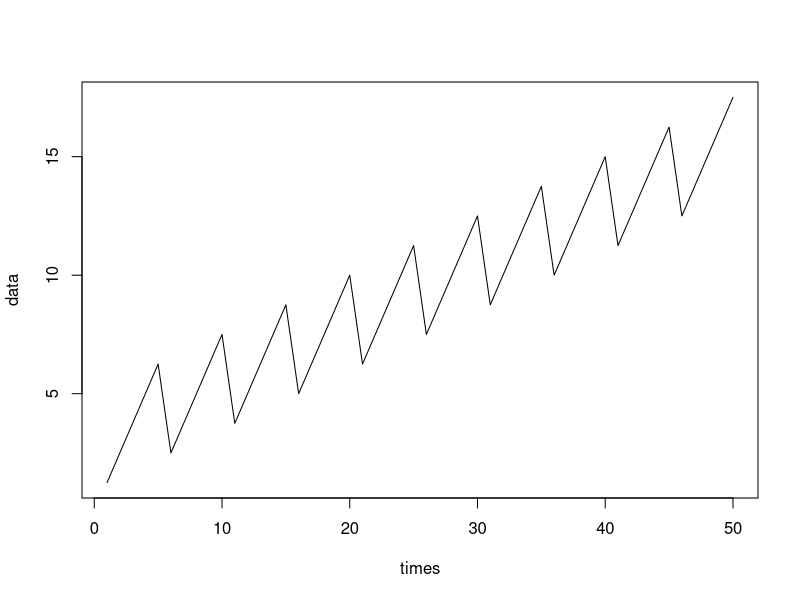

The R script that drew this image: (Note: this script raises an error after producing the figure.)
library(forecast)

#############################################

n = 50
trendSeasonalStructure = list(segments = list(c(0,1)), sKnots = list(c(1,0)))
ns = 5
seasonalStructure = list(segments = list(c(0,ns)), sKnots = c(as.list(1:(ns-1)),list(c(ns,0))))
seasons = rep(1:ns,n%/%ns+1)[1:n]
trendSeasons = rep(1, length(seasons))
times = seq_along(seasons)
data = seasons + times/4
plot(times, data, type = "l")
timeKnots = times
trendData = rep(1, n)
seasonData = rep(1, n)
trend = list(data = trendData, times = times, seasons = trendSeasons, timeKnots = timeKnots, seasonalStructure = trendSeasonalStructure, lambdas = c(1,0,0))
season = list(data = seasonData, times = times, seasons = seasons, timeKnots = timeKnots, seasonalStructure = seasonalStructure, lambdas = c(10,0,0))
predictors = list(trend, season)

rstr1 = RSTRmodel(data, predictors)

plot(rstr1)

#############################################

n = 50
trendSeasonalStructure = list(segments = list(c(0,1)), sKnots = list(c(1,0)))
ns = 5
seasonalStructure = list(segments = list(c(0,ns)), sKnots = c(as.list(1:(ns-1)),list(c(ns,0))))
seasons = rep(1:ns,n%/%ns+1)[1:n]
trendSeasons = rep(1, length(seasons))
times = seq_along(seasons)
dataOrig = seasons + times/4
data = dataOrig + rnorm(length(dataOrig), sd = 0.3)
plot(times, data, type = "l")
timeKnots = times
trendData = rep(1, n)
seasonData = rep(1, n)
trend = list(data = trendData, times = times, seasons = trendSeasons, timeKnots = timeKnots, seasonalStructure = trendSeasonalStructure, lambdas = c(1,0,0))
season = list(data = seasonData, times = times, seasons = seasons, timeKnots = timeKnots, seasonalStructure = seasonalStructure, lambdas = c(10,0,0))
predictors = list(trend, season)

rstr1 = RSTRmodel(data, predictors, confidence = c(0.8, 0.95), nMCIter = 400)
rstr2 = AutoRSTR(data, predictors, confidence = c(0.8, 0.95), nMCIter = 400, gapCV = 1, reltol = 0.0001)

plot(rstr1)
plot(rstr2)

#############################################

mydata <- read.csv("../externalTests/Seasonal_data.csv")
ts1 = ts(mydata[,2], start = c(1982,4), frequency = 12)
ts2 = window(ts1, start = c(2000,1), end = c(2009,12))
plot(ts2)

trendSeasonalStructure = list(segments = list(c(0,1)), sKnots = list(c(1,0)))
seasonalStructure = list(segments = list(c(0,12)), sKnots = list(1,2,3,4,5,6,7,8,9,10,11,c(12,0)))
seasons = as.vector(cycle(ts2))
trendSeasons = rep(1, length(ts2))
times = as.vector(time(ts2))
data = as.vector(ts2)
timeKnots = times
trendData = rep(1, length(ts2))
seasonData = rep(1, length(ts2))
trend = list(data = trendData,
             times = times,
             seasons = trendSeasons,
             timeKnots = timeKnots,
             seasonalStructure = trendSeasonalStructure,
             lambdas = c(0.1,0,0))
season = list(data = seasonData,
              times = times,
              seasons = seasons,
              timeKnots = timeKnots,
              seasonalStructure = seasonalStructure,
              lambdas = c(10,0,0))
predictors = list(trend, season)

tm = system.time({str1 = STRmodel(data, predictors)})
print(tm)
tm = system.time({str2 = RSTRmodel(data, predictors)})
print(tm)

plot(str1)
plot(str2)

outl = rep(0,length(ts2))
outl[14] = 900
outl[113] = -700
tsOutl = ts(outl, start = c(2000,1), frequency = 12)
l = length(ts2)
uptr = rep(0,l)
uptr[60:l] = (60:l)-59
tsUptr = ts(uptr, start = c(2000,1), frequency = 12)
uts1 = log(ts2) - 0.01*tsUptr
uts2 = log(ts2 + tsOutl)
uts3 = log(ts2) - 0.3*(time(ts2) >= 2005)
plot(uts1)
plot(uts2)
plot(uts3)

ustr1 = AutoSTR(as.vector(uts1), predictors, confidence = 0.95, gapCV = 12, reltol = 0.001)
urstr1 = AutoRSTR(data = as.vector(uts1), predictors = predictors, confidence = 0.95, gapCV = 12, reltol = 0.001)
plot(ustr1)
plot(urstr1)

ustr2 = AutoSTR(as.vector(uts2), predictors, confidence = 0.95, gapCV = 12, reltol = 0.001)
urstr2 = AutoRSTR(as.vector(uts2), predictors, confidence = 0.95, gapCV = 12, reltol = 0.001)
plot(ustr2)
plot(urstr2)

ustr3 = AutoSTR(as.vector(uts3), predictors, confidence = 0.95, gapCV = 12, reltol = 0.001)
urstr3 = AutoRSTR(as.vector(uts3), predictors, confidence = 0.95, gapCV = 12, reltol = 0.001)
plot(ustr3)
plot(urstr3)

